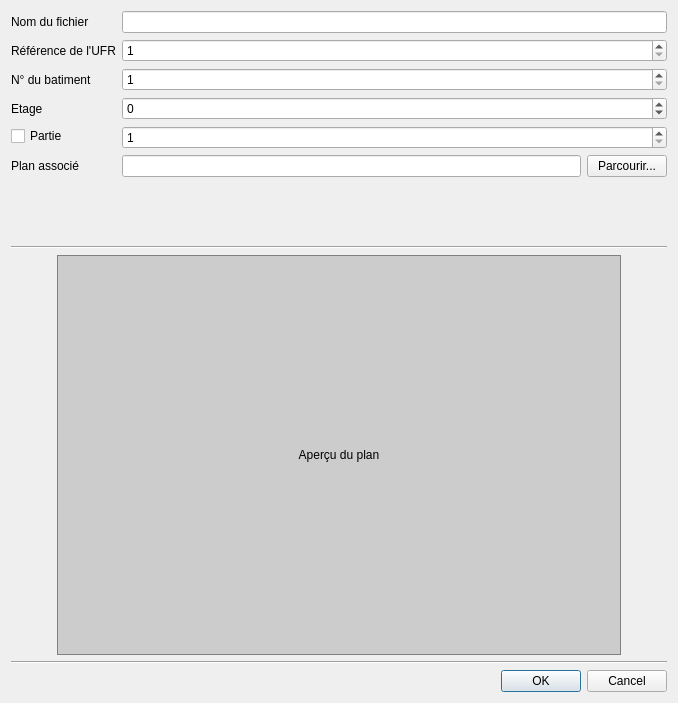
<?xml version="1.0" encoding="UTF-8"?>
<ui version="4.0">
 <class>ProjectSettingsDialog</class>
 <widget class="QDialog" name="ProjectSettingsDialog">
  <property name="geometry">
   <rect>
    <x>0</x>
    <y>0</y>
    <width>678</width>
    <height>703</height>
   </rect>
  </property>
  <property name="sizePolicy">
   <sizepolicy hsizetype="Fixed" vsizetype="Fixed">
    <horstretch>0</horstretch>
    <verstretch>0</verstretch>
   </sizepolicy>
  </property>
  <property name="windowTitle">
   <string>Nouveau</string>
  </property>
  <layout class="QHBoxLayout" name="horizontalLayout_2">
   <item>
    <layout class="QVBoxLayout" name="verticalLayout">
     <item>
      <layout class="QFormLayout" name="formLayout">
       <property name="fieldGrowthPolicy">
        <enum>QFormLayout::AllNonFixedFieldsGrow</enum>
       </property>
       <item row="0" column="0">
        <widget class="QLabel" name="fileNameLabel">
         <property name="text">
          <string>Nom du fichier</string>
         </property>
        </widget>
       </item>
       <item row="0" column="1">
        <widget class="QLineEdit" name="fileName">
         <property name="readOnly">
          <bool>true</bool>
         </property>
        </widget>
       </item>
       <item row="1" column="0">
        <widget class="QLabel" name="ufrRefLabel">
         <property name="text">
          <string>Référence de l'UFR</string>
         </property>
        </widget>
       </item>
       <item row="1" column="1">
        <widget class="QSpinBox" name="ufrRef">
         <property name="suffix">
          <string/>
         </property>
         <property name="minimum">
          <number>1</number>
         </property>
         <property name="maximum">
          <number>20</number>
         </property>
        </widget>
       </item>
       <item row="2" column="0">
        <widget class="QLabel" name="buildingNumberLabel">
         <property name="text">
          <string>N° du batiment</string>
         </property>
        </widget>
       </item>
       <item row="2" column="1">
        <widget class="QSpinBox" name="buildingNumber">
         <property name="minimum">
          <number>1</number>
         </property>
         <property name="maximum">
          <number>30</number>
         </property>
        </widget>
       </item>
       <item row="3" column="0">
        <widget class="QLabel" name="floorLabel">
         <property name="text">
          <string>Etage</string>
         </property>
        </widget>
       </item>
       <item row="3" column="1">
        <widget class="QSpinBox" name="floor">
         <property name="minimum">
          <number>-4</number>
         </property>
         <property name="maximum">
          <number>9</number>
         </property>
        </widget>
       </item>
       <item row="4" column="0">
        <widget class="QCheckBox" name="partCheckBox">
         <property name="text">
          <string>Partie</string>
         </property>
        </widget>
       </item>
       <item row="5" column="0">
        <widget class="QLabel" name="mapLabel">
         <property name="text">
          <string>Plan associé</string>
         </property>
        </widget>
       </item>
       <item row="5" column="1">
        <layout class="QHBoxLayout" name="horizontalLayout">
         <item>
          <widget class="QLineEdit" name="mapPath">
           <property name="readOnly">
            <bool>true</bool>
           </property>
          </widget>
         </item>
         <item>
          <widget class="QPushButton" name="browseButton">
           <property name="text">
            <string>Parcourir...</string>
           </property>
          </widget>
         </item>
        </layout>
       </item>
       <item row="4" column="1">
        <widget class="QSpinBox" name="part">
         <property name="minimum">
          <number>1</number>
         </property>
         <property name="maximum">
          <number>26</number>
         </property>
        </widget>
       </item>
      </layout>
     </item>
     <item>
      <widget class="Line" name="line_2">
       <property name="orientation">
        <enum>Qt::Horizontal</enum>
       </property>
      </widget>
     </item>
     <item>
      <layout class="QHBoxLayout" name="horizontalLayout_3">
       <item>
        <spacer name="horizontalSpacer">
         <property name="orientation">
          <enum>Qt::Horizontal</enum>
         </property>
         <property name="sizeHint" stdset="0">
          <size>
           <width>40</width>
           <height>20</height>
          </size>
         </property>
        </spacer>
       </item>
       <item>
        <widget class="QLabel" name="imagePreview">
         <property name="sizePolicy">
          <sizepolicy hsizetype="Fixed" vsizetype="Fixed">
           <horstretch>0</horstretch>
           <verstretch>0</verstretch>
          </sizepolicy>
         </property>
         <property name="minimumSize">
          <size>
           <width>564</width>
           <height>400</height>
          </size>
         </property>
         <property name="maximumSize">
          <size>
           <width>564</width>
           <height>400</height>
          </size>
         </property>
         <property name="autoFillBackground">
          <bool>false</bool>
         </property>
         <property name="styleSheet">
          <string notr="true">border: 1px solid grey; background-color: #ccc;</string>
         </property>
         <property name="text">
          <string>Aperçu du plan</string>
         </property>
         <property name="alignment">
          <set>Qt::AlignCenter</set>
         </property>
        </widget>
       </item>
       <item>
        <spacer name="horizontalSpacer_2">
         <property name="orientation">
          <enum>Qt::Horizontal</enum>
         </property>
         <property name="sizeHint" stdset="0">
          <size>
           <width>40</width>
           <height>20</height>
          </size>
         </property>
        </spacer>
       </item>
      </layout>
     </item>
     <item>
      <widget class="Line" name="line">
       <property name="orientation">
        <enum>Qt::Horizontal</enum>
       </property>
      </widget>
     </item>
     <item>
      <widget class="QDialogButtonBox" name="buttonBox">
       <property name="orientation">
        <enum>Qt::Horizontal</enum>
       </property>
       <property name="standardButtons">
        <set>QDialogButtonBox::Cancel|QDialogButtonBox::Ok</set>
       </property>
      </widget>
     </item>
    </layout>
   </item>
  </layout>
 </widget>
 <resources/>
 <connections>
  <connection>
   <sender>buttonBox</sender>
   <signal>accepted()</signal>
   <receiver>ProjectSettingsDialog</receiver>
   <slot>accept()</slot>
   <hints>
    <hint type="sourcelabel">
     <x>248</x>
     <y>254</y>
    </hint>
    <hint type="destinationlabel">
     <x>157</x>
     <y>274</y>
    </hint>
   </hints>
  </connection>
  <connection>
   <sender>buttonBox</sender>
   <signal>rejected()</signal>
   <receiver>ProjectSettingsDialog</receiver>
   <slot>reject()</slot>
   <hints>
    <hint type="sourcelabel">
     <x>316</x>
     <y>260</y>
    </hint>
    <hint type="destinationlabel">
     <x>286</x>
     <y>274</y>
    </hint>
   </hints>
  </connection>
 </connections>
</ui>
